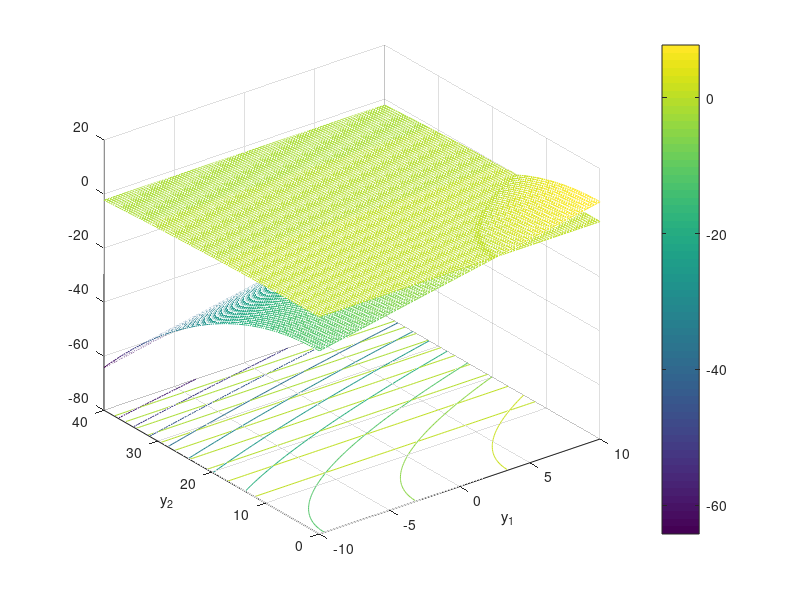

Write MATLAB code to recreate this figure.
clear all; clc; close all
% Shown in Section 5.4 of Paper
% From (Dixit 2009)
% At Rho = 30 m -> U = 1.91
% At Rho = 60 m -> U = 1.95
y1 = linspace(-10,10); %Resonable Angles
y2 = linspace(0,40); % Reasonable Speed Ranges (m/s)
% 40 m/s ~ 90 mph ~ 144 km/hr
L = 2.5; % m
g = 9.81; % m/s^2
%AASHTO values
e = 6; mu = .4;
U  = 1.95; K = 1/60;
[X1,X2] = meshgrid(y1,y2);
Z = X1 - (53.7*L+U*X2.^2)*K;
figure; meshc(X1,X2,Z); hold on
Z2 = - X2.^2*K/g + (mu + 0.01*e)/(1-0.01*mu*e);
meshc(X1,X2,Z2); colorbar; 
xlabel('y_1'); ylabel('y_2')
